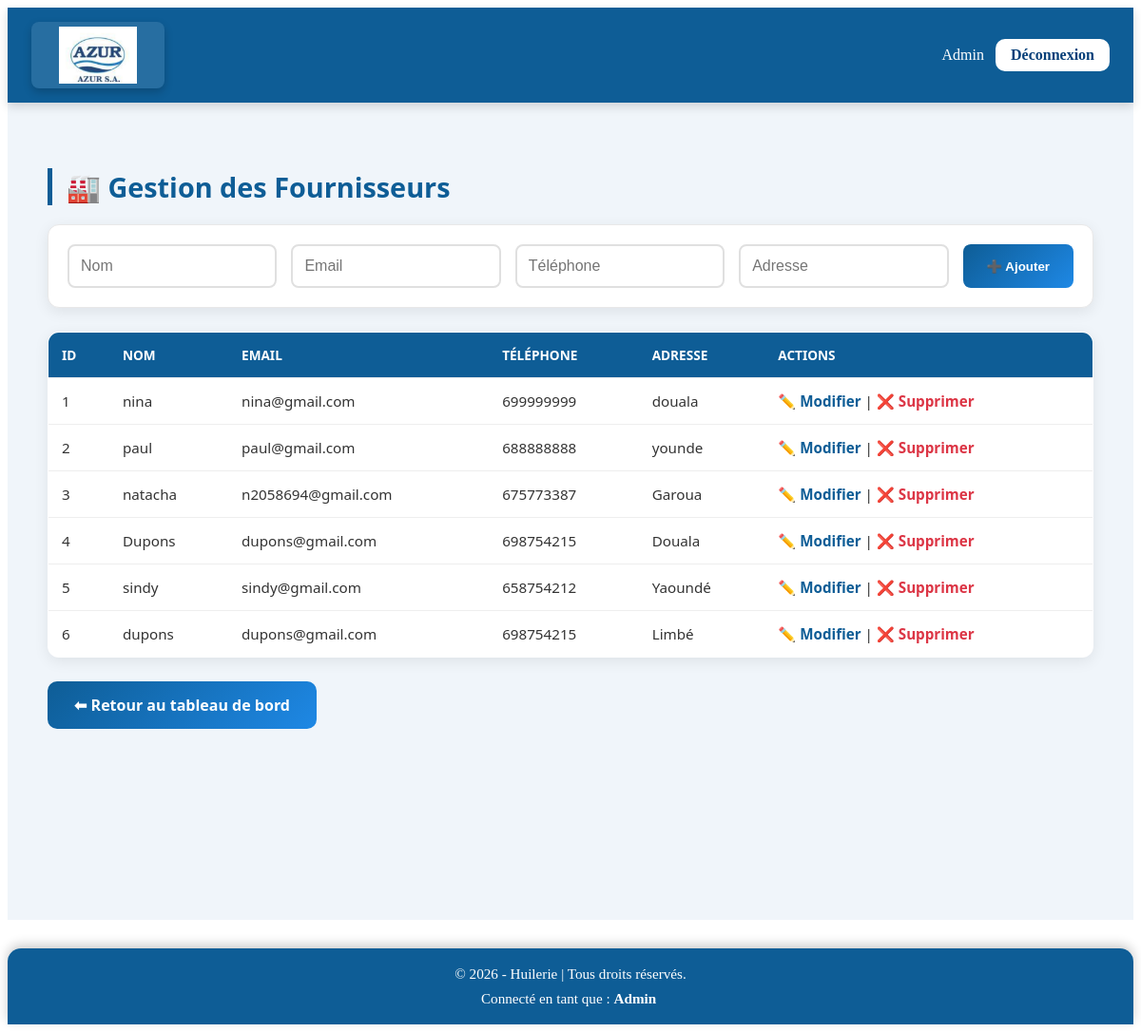
/public/fournisseur.php (signed in), run on the app's committed database.
### tables this page shows
CREATE TABLE IF NOT EXISTS `fournisseur` (
  `id_fournisseur` int NOT NULL AUTO_INCREMENT,
  `nom` varchar(100) NOT NULL,
  `contact` varchar(100) DEFAULT NULL,
  `telephone` varchar(20) DEFAULT NULL,
  `adresse` varchar(255) DEFAULT NULL,
  `email` varchar(100) DEFAULT NULL,
  PRIMARY KEY (`id_fournisseur`)
);

### src/controllers/fournisseurController.php (called while the page is built, shortened)
<?php
require_once __DIR__ . "/../models/Fournisseur.php";
$fournisseurModel = new Fournisseur();
function listerFournisseurs() {
    global $fournisseurModel;
    return $fournisseurModel->lister();
}
$redirect = "dashboard.php";
$fournisseurs = listerFournisseurs();
$fournisseurEdit = isset($_GET['modifier']) ? trouverFournisseurParId($_GET['modifier']) : null;
include __DIR__ . "/../views/fournisseurs.php";

### public/fournisseur.php (called while the page is built)
<?php
require_once __DIR__ . "/../src/controllers/fournisseurController.php";
?>

### src/models/Fournisseur.php (called while the page is built, shortened)
<?php
require_once __DIR__ . "/../../config/db.php";
class Fournisseur {
    private $pdo;
    public function __construct() {
        global $pdo;
        $this->pdo = $pdo;
    }
    public function lister() {
        return $this->pdo->query("SELECT * FROM Fournisseur")->fetchAll();
    }
}

### src/views/fournisseurs.php (the view, shortened to what this page needs)
<?php include __DIR__ . "/../../templates/header.php"; ?>
<main class="main-content">
<div class="container">
    <h1>🏭 Gestion des Fournisseurs</h1>
    <form method="post">
        <input type="text" name="nom" placeholder="Nom" value="<?= $fournisseurEdit['nom'] ?? '' ?>" required>
        <input type="email" name="email" placeholder="Email" value="<?= $fournisseurEdit['email'] ?? '' ?>">
        <input type="text" name="telephone" placeholder="Téléphone" value="<?= $fournisseurEdit['telephone'] ?? '' ?>">
        <input type="text" name="adresse" placeholder="Adresse" value="<?= $fournisseurEdit['adresse'] ?? '' ?>">
        <?php if ($fournisseurEdit): ?>
            <button type="submit" name="modifier">✏️ Modifier</button>
        <?php else: ?>
            <button type="submit" name="ajouter">➕ Ajouter</button>
        <?php endif; ?>
    </form>
    <table>
        <thead>
            <tr>
                <th>ID</th><th>Nom</th><th>Email</th><th>Téléphone</th><th>Adresse</th><th>Actions</th>
            </tr>
        </thead>
        <tbody>
        <?php foreach($fournisseurs as $f): ?>
            <tr>
                <td><?= $f['id_fournisseur'] ?></td>
                <td><?= htmlspecialchars($f['nom']) ?></td>
                <td><?= htmlspecialchars((string)($f['email'] ?? '')) ?></td>
                <td><?= htmlspecialchars((string)($f['telephone'] ?? '')) ?></td>
                <td><?= htmlspecialchars((string)($f['adresse'] ?? '')) ?></td>
                <td>
                    <a href="?modifier=<?= $f['id_fournisseur'] ?>">✏️ Modifier</a> |
                    <a href="?supprimer=<?= $f['id_fournisseur'] ?>" class="delete-btn" onclick="return confirm('Supprimer ce fournisseur ?')">❌ Supprimer</a>
                </td>
            </tr>
        <?php endforeach; ?>
        </tbody>
    </table>
    <div style="margin-top:20px;">
        <a href="<?= $redirect ?>" class="btn-dashboard">⬅ Retour au tableau de bord</a>
    </div>
</div>
</main>
<?php include __DIR__ . "/../../templates/footer.php"; ?>

### src/views/fournisseurs.php (style rules this page uses)
.main-content { padding: 30px 20px; font-family: "Segoe UI", Arial, sans-serif; background: #f0f5fa; min-height: 100vh; }
.container { max-width: 1100px; margin: 0 auto; padding: 20px; }
h1 { font-size: 1.8rem; color: #0e5d96; margin-bottom: 20px; border-left: 5px solid #0e5d96; padding-left: 15px; }
form { display: flex; flex-wrap: wrap; gap: 15px; margin-bottom: 25px; background: #fff; padding: 20px; border-radius: 12px; box-shadow: 0 4px 15px rgba(0,0,0,0.08); border: 1px solid #e8e8e8; }
form input, form select { padding: 12px; border: 2px solid #e0e0e0; border-radius: 8px; flex: 1; min-width: 150px; font-size: 1rem; transition: all 0.3s; }
form button { padding: 12px 25px; background: linear-gradient(135deg, #0e5d96, #1e88e5); border: none; color: #fff; border-radius: 8px; cursor: pointer; transition: all 0.3s; font-weight: 600; }
table { width: 100%; border-collapse: collapse; background: #fff; border-radius: 12px; overflow: hidden; box-shadow: 0 4px 15px rgba(0,0,0,0.08); margin-bottom: 25px; border: 1px solid #e8e8e8; }
table th, table td { padding: 14px; text-align: left; border-bottom: 1px solid #eee; }
table th { background: #0e5d96; color: #fff; text-transform: uppercase; font-size: 0.85rem; font-weight: 600; }
table td { color: #333; font-size: 0.95rem; }
a { color: #0e5d96; text-decoration: none; font-weight: 600; }
a.delete-btn { color: #dc3545; }
.btn-dashboard { padding: 14px 28px; font-size: 1rem; border-radius: 10px; background: linear-gradient(135deg, #0e5d96, #1e88e5); color: #fff; text-decoration: none; font-weight: 600; transition: all 0.3s ease; display: inline-block; }

### data on the page
fournisseur: id_fournisseur "1", nom "nina", email "nina@gmail.com", telephone "699999999", adresse "douala"
fournisseur: id_fournisseur "2", nom "paul", email "paul@gmail.com", telephone "688888888", adresse "younde"
fournisseur: id_fournisseur "3", nom "natacha", email "n2058694@gmail.com", telephone "675773387", adresse "Garoua"
fournisseur: id_fournisseur "4", nom "Dupons", email "dupons@gmail.com", telephone "698754215", adresse "Douala"
fournisseur: id_fournisseur "5", nom "sindy", email "sindy@gmail.com", telephone "658754212", adresse "Yaoundé"
fournisseur: id_fournisseur "6", nom "dupons", email "dupons@gmail.com", telephone "698754215", adresse "Limbé"

### other printed values
$_SESSION['user']['nom'] "Admin"
